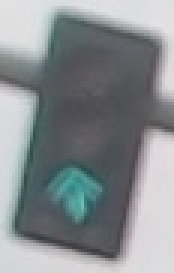
#> input picture 1/1.jpg, 58 x 91 px, given as the content of the folder afficLightComputerVision/1/traffic_light_images/training/red, which was not available (shown 3 times larger)
$ python main.py
#> lines starting #> are read from the running program, lines starting #| are printed output that depends on the picture; pictures that were not available may be replaced by others from this repository, and a replacement may not be noted
import cv2
import numpy
import glob
import os


class MainProcess:

    def __init__(self, path, color_list):
        self.path = path
        self.color_list = color_list

    def run(self):
        for clr in self.color_list:
            clr_path = os.path.join(self.path, clr)
            files_list = glob.glob(os.path.join(clr_path, '*.jpg'))

            for filename in files_list:
                raw_frame = cv2.imread(filename)
#> raw_frame is the input picture: shape (91, 58, 3); mean B, G, R 143.9, 141.1, 135.4

                flag = self.find_traffic_light(raw_frame=raw_frame)

                if flag == 'continue':
                    continue
                elif flag == 'exit':
                    exit()

    def find_traffic_light(self, raw_frame):
        while True:
            frame = cv2.resize(raw_frame, (60, 120))
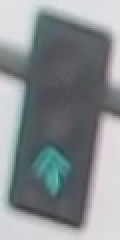
#> frame: shape (120, 60, 3) (shown 2 times larger); mean B, G, R 143.8, 141, 135.3
            cv2.imshow(str(raw_frame), frame)

            cutedFrame = frame[20:101, 8:52]
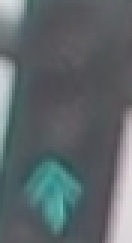
#> cutedFrame: shape (81, 44, 3) (shown 3 times larger); mean B, G, R 106.1, 102.7, 93.4

            hsv = cv2.cvtColor(cutedFrame, cv2.COLOR_BGR2HSV)
#> hsv: shape (81, 44, 3); mean H, S, V 112.6, 33, 106.6
            v = hsv[:, :, 2]
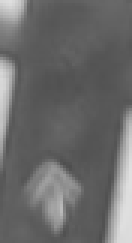
#> v: shape (81, 44) (shown 3 times larger); min 78, max 224, mean 106.6
            cv2.imshow('v ' + str(frame), v)

            red_sum = numpy.sum(v[0:27, 0:44])
#> red_sum = 120261
            yellow_sum = numpy.sum(v[28:54, 0:44])
#> yellow_sum = 114065
            green_sum = numpy.sum(v[55:81, 0:44])
#> green_sum = 136593

            cv2.rectangle(cutedFrame, (0, 0), (44, 27), (0, 0, 255), 2)
            cv2.rectangle(cutedFrame, (0, 28), (44, 54), (0, 255, 255), 3)
            cv2.rectangle(cutedFrame, (0, 55), (44, 81), (0, 255, 0), 3)
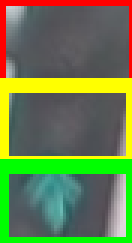
#> cutedFrame: shape (81, 44, 3) (shown 3 times larger); mean B, G, R 75, 128.3, 103.3
            cv2.imshow('cutedFrame ' + str(frame), cutedFrame)

            print(str(red_sum) + ' : ' + str(yellow_sum) + ' : ' + str(green_sum))
#| 120261 : 114065 : 136593

            if green_sum > yellow_sum and green_sum > red_sum:
                print('green')
            elif yellow_sum > green_sum and yellow_sum > red_sum:
                print('yellow')
            elif red_sum > green_sum and red_sum > yellow_sum:
                print('red')
            else:
                print('red')

            key = cv2.waitKey(1)
#> (key q is pressed here)
            if key == ord('n'):
                cv2.destroyAllWindows()
                return 'continue'

            if key == ord('q'):
                return 'exit'

        cv2.destroyAllWindows()


def run() -> None:
    """Запуск программы"""

    path = '/home/jokend/PycharmProjects/trafficLightComputerVision/1/traffic_light_images/training'
    color_list = ['red', 'green', 'yellow']

    MainProcess(path=path, color_list=color_list).run()
#> in run, `flag = self.find_traffic_light(raw_frame=raw_frame)`: flag = 'exit'


if __name__ == '__main__':
    run()
#> (the program exits here)
